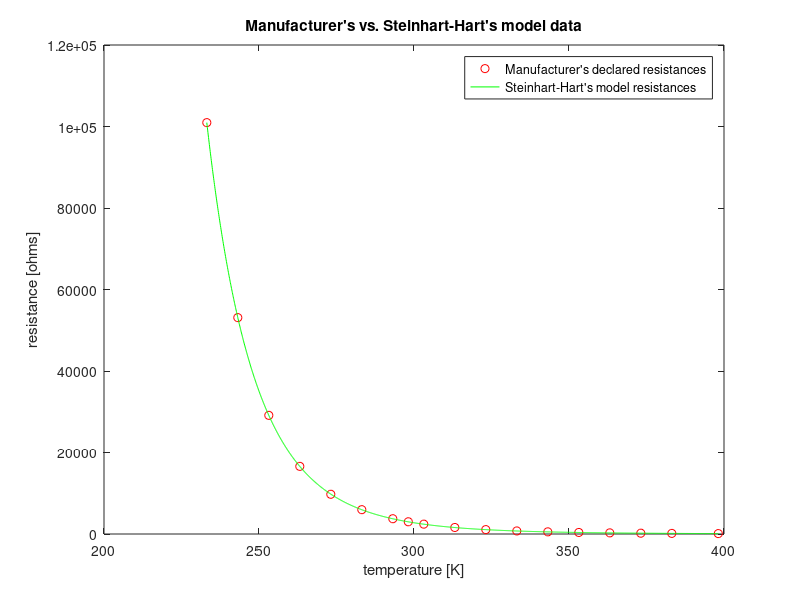

Reproduce this figure in MATLAB. (Note: this script raises an error after producing the figure.)
%% load data
md = [-40 100.95; -30 53.1; -20 29.12; -10 16.6; 0 9.75; 
           10 5.97; 20 3.75; 25 3; 30 2.42; 40 1.6; 50 1.08;
           60 0.75; 70 0.53; 80 0.38; 90 0.28; 100 0.2; 110 0.15; 125 0.1]; % NTC manufacturer data

% Steinhart-Hart model for NTCs: https://it.wikipedia.org/wiki/Equazione_di_Steinhart-Hart

T = md(:, 1) + 273.16; % Reference temperatures [K]
R = 1000*md(:, 2); % NTC resistances @ reference temperatures [Ohms]

%% Coefficients calculation
k1 = 1;
k2 = 2;
k3 = 3;

L1 = log(R(k1));
L2 = log(R(k2));
L3 = log(R(k3));

Y1 = 1/T(k1);
Y2 = 1/T(k2);
Y3 = 1/T(k3);

g2 = (Y2 - Y1)/(L2 - L1);
g3 = (Y3 - Y1)/(L3 - L1);

C = (g3 - g2)/(L3 - L2)/(L1 + L2 + L3);
B = g2 - C*(L1^2 + L1*L2 + L2^2);
A = Y1 - (B + L1^2*C)*L1;

%% Steinhart-Hart model evaluation
Ti = linspace(min(T), max(T), length(T)*100);
y = (A - 1./Ti)/C;
x = sqrt((B/(3*C))^3 + (y/2).^2);
Rc = exp((x - y/2).^(1/3) - (x + y/2).^(1/3));

%% data plot
figure(1);
plot(T, R, 'ro', Ti, Rc, 'g-');
title('Manufacturer''s vs. Steinhart-Hart''s model data');
xlabel('temperature [K]');
ylabel('resistance [ohms]');
legend({'Manufacturer''s declared resistances', 'Steinhart-Hart''s model resistances'});

%% Load experimental data
meas = readmatrix('measurements.xls');
meas = meas(1:20000, :);

%%
Tref = meas(:, 2);
TH20 = meas(:, 3);
TOil = meas(:, 4);

x0 = [1, 1, 0, 0];
x0 =  1.0e+11 *[ 0.7593    0.0009   -0.3383    1.1709];
options = optimset;
options.TolX = 1e-10;
options.TolFun = 1e-4;
options.MaxIter = 5000;
options.MaxFunEvals = 5000;
Tc = TOil;
[x, erms, exitflag, output] = fminsearch(@meanerror, x0, options, Tref, Tc)  %finding values of G1,G2,A1,A2 that keep erms at its minimum
G1 = x(1);
G2 = x(2);
O1 = x(3);
O2 = x(4);
figure(2);
plot([Tref - (G1*Tc + O1)./(G2*Tc + O2)]);


